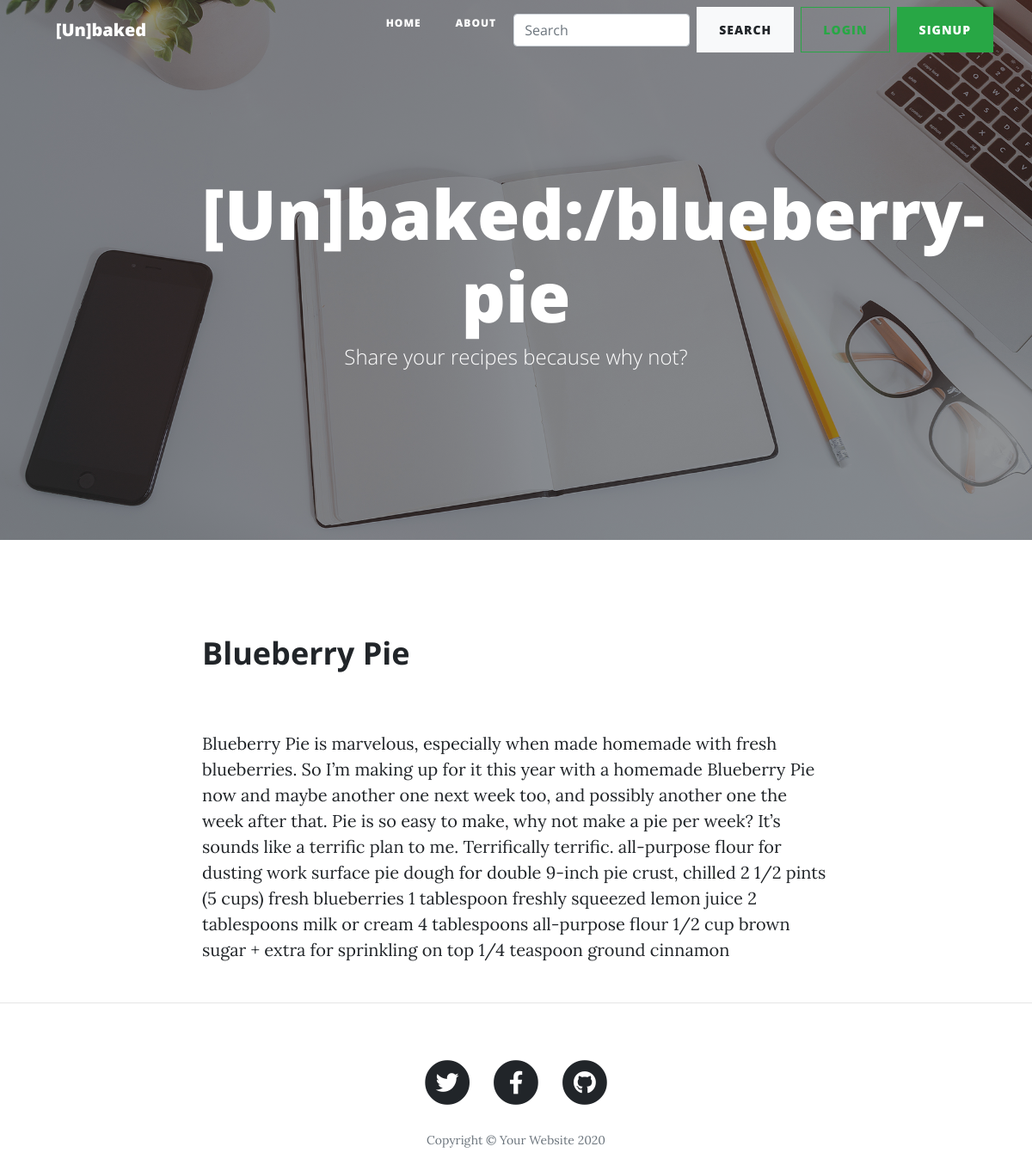
The app's page /blueberry-pie with its own data.
### homepage/models.py (models this page shows, shortened)
class Article(models.Model):
    title = models.CharField(max_length=100)
    slug = models.SlugField()
    body = models.TextField()
    date = models.DateTimeField(auto_now_add=True)
    thumb = models.ImageField(blank=True)
    author = models.ForeignKey(User, default=None, on_delete=models.CASCADE)

### homepage/views.py (the view)
# urls.py: path('<slug:slug>', views.article_details, name='detail'),
def article_details(request, slug):
    article = Article.objects.get(slug=slug)
    context = {
        'article': article
    }
    return render(request, 'homepage/post.html', context)

### homepage/templates/homepage/post.html (shortened to what this page needs)
{% extends 'base/base.html' %}
{% block content %}
  <article>
    <div class="container">
      <div class="row">
        <div class="col-lg-8 col-md-10 mx-auto">
          <h2 class="section-heading">{{ article.title }}</h2>
          <p>{{ article.body }}</p>
        </div>
      </div>
    </div>
  </article>
  <hr>
  {% endblock %}

### records on screen
Article: title "Blueberry Pie", body "Blueberry Pie is marvelous, especially when made homemade with fresh blueberries. So I’m making up for it this year with a homemade Blueberry Pie now and maybe another one next week too, and possibly another one the week after that. Pie is so easy to make, why not make a pie per week? It’s sounds like a terrific plan to me. Terrifically terrific. all-purpose flour for dusting work surface pie dough for double 9-inch pie crust, chilled 2 1/2 pints (5 cups) fresh blueberries 1 tablespoon freshly squeezed lemon juice 2 tablespoons milk or cream 4 tablespoons all-purpose flour 1/2 cup brown sugar + extra for sprinkling on top 1/4 teaspoon ground cinnamon"

### other values on screen
{{ request.path }} "/blueberry-pie"
